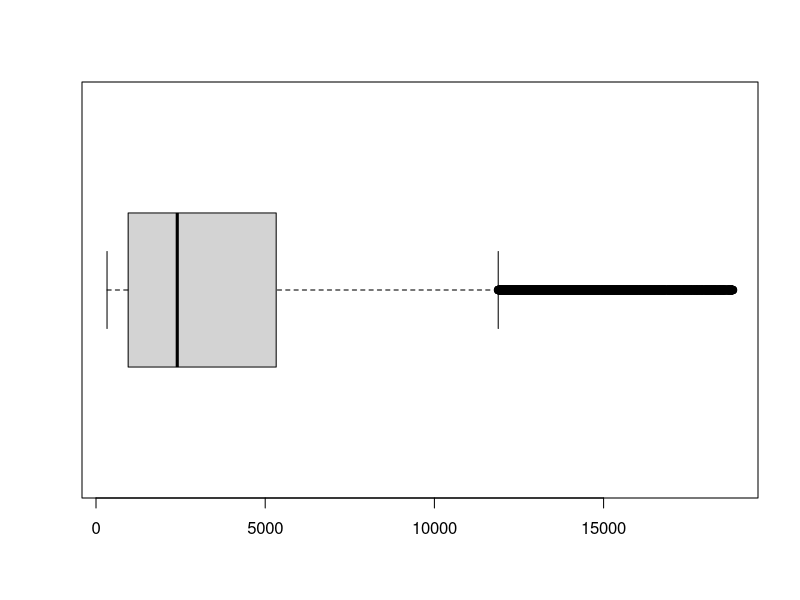
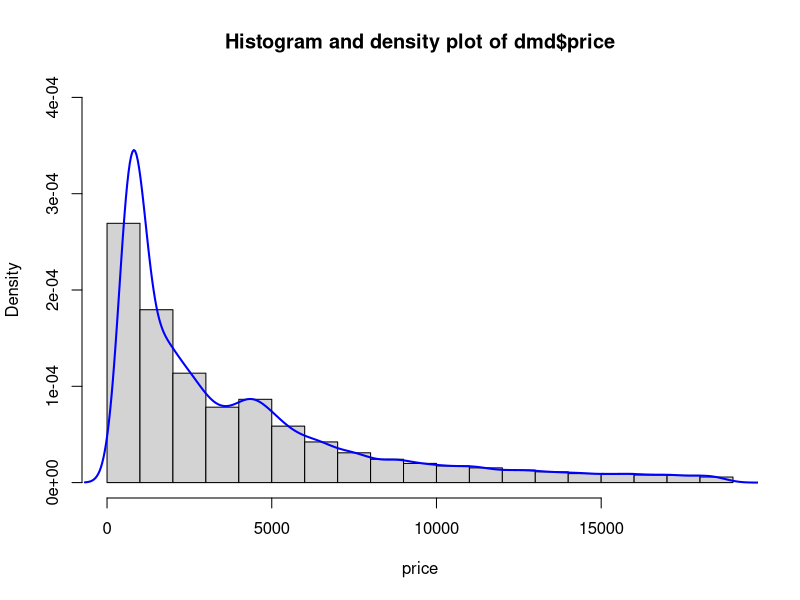
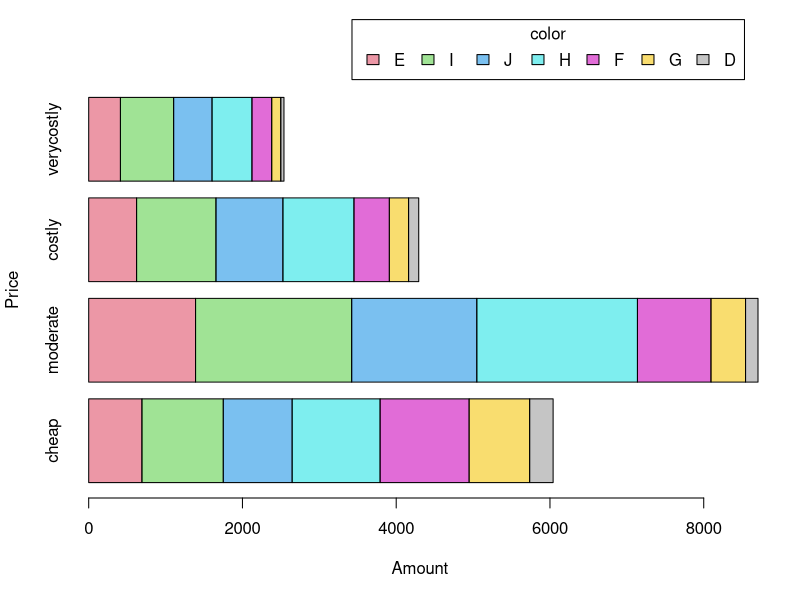
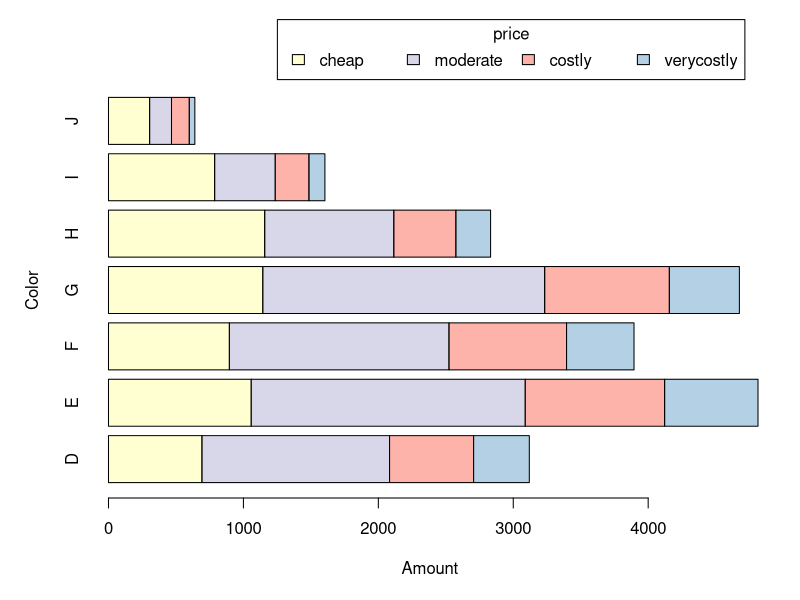
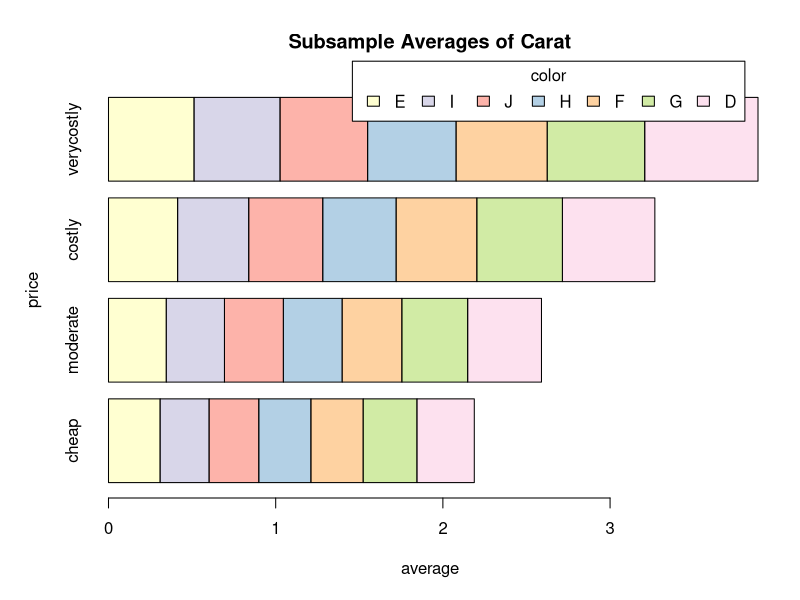
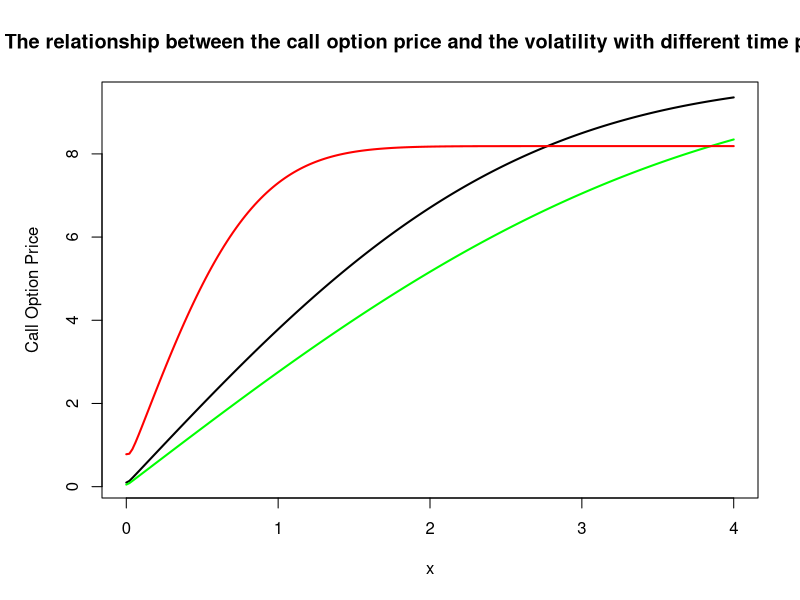
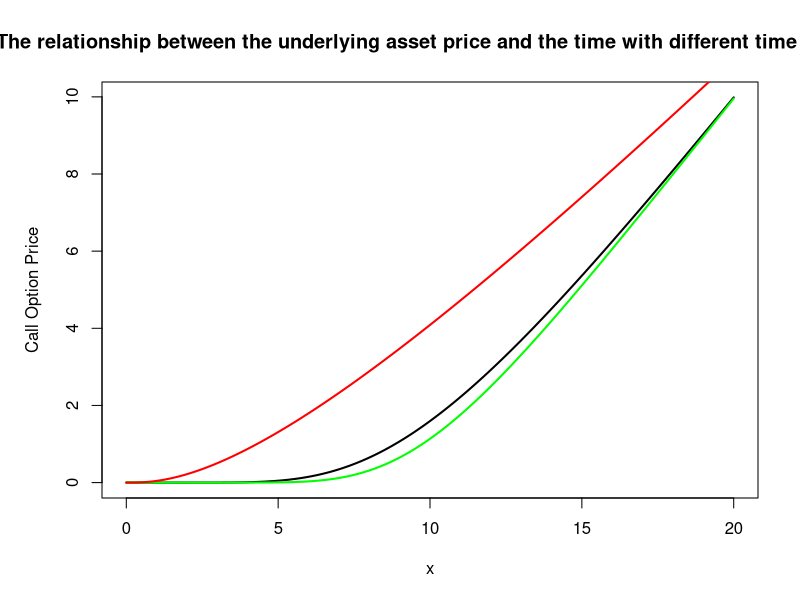

These charts were generated, in order, by the following R code:
## ---- chunk 1
knitr::opts_chunk$set(echo = TRUE, 
                      comment = "", 
                      dev.args = list(bg = 'lavender',                                       pointsize = 11))

library(kableExtra)
ptable = function(df,digits = getOption("digits"),size = 14){
  df %>% knitr::kable(digits = digits) %>% 
    kable_classic(lightable_options = c("striped", "hover", "condensed"),
                  fixed_thead = list(enabled = T, 
                                     background = "lavender"),
                  font_size = size, full_width = F,
                  html_font = "helvetica")
}
## ---- chunk 2
library(tidyverse)
dmd <- diamonds
head(dmd)
str(dmd)
## ---- chunk 3
library(skimr)
skim(dmd$price)
## ---- chunk 4
boxplot(dmd$price, horizontal= TRUE)
## ---- chunk 5
hist(dmd$price, ylim = c(0,0.0004), main='Histogram and density plot of dmd$price',freq=FALSE, xlab='price')
lines(density(dmd$price), col='blue', lwd=2)
## ---- chunk 6
price_40th <- quantile(diamonds$price, probs = 0.4)
dmd <- subset(diamonds, price <= price_40th)
## ---- chunk 7
dmd$Cprice <- cut(dmd$price, breaks = 4, labels = c("cheap", "moderate", "costly", "verycostly"))
# To ensure that we did it successfully
head(dmd) %>% ptable()
## ---- chunk 8
table(dmd$color, dmd$Cprice) %>% ptable()
## ---- chunk 9

barplot(table(dmd$color, dmd$Cprice), horiz = TRUE, col = palette("Set 3")[2:8] %>% alpha(0.6), 
        legend.text = unique(dmd$color), 
        args.legend = list(x = "topright", inset = c(0.02,-0.15), title = "color", horiz = TRUE),
        xlab = "Amount", ylab = "Price")
par(mar = c(5, 5, 4, 2) + 0.1)
## ---- chunk 10
table(dmd$Cprice, dmd$color)

barplot(table(dmd$Cprice, dmd$color), horiz = TRUE, col = palette("Set 3")[2:8] %>% alpha(0.6), 
        args.legend = list(x = "topright", inset = c(0.02,-0.15), title = "price", horiz = TRUE),
        legend.text = unique(dmd$Cprice),
        xlab = "Amount", ylab = "Color")
## ---- chunk 11
tapply(dmd$carat, list(dmd$color, dmd$Cprice), mean) %>% ptable()
## ---- chunk 12
mean_carat <- tapply(dmd$carat, list(dmd$color, dmd$Cprice), mean)

barplot(mean_carat, horiz = TRUE, 
        col = palette("Set 3")[2:8] %>% alpha(0.6), 
        main = "Subsample Averages of Carat", ylab="price", xlab="average",
        legend.text = unique(dmd$color),
        args.legend = list(x = "topright", horiz = TRUE, 
                           title = "color", inset = c(0.02,-0.05)))
## ---- chunk 13
tapply(dmd$carat, list(dmd$color, dmd$Cprice), mean) %>% 
  .[order(.[,1],decreasing = T),] %>% 
  .[,order(.[1,],decreasing = T)] %>% ptable()
## ---- chunk 14
callprice <- function(xt = 10, K = 10, t = 0, T = 1, R = 0.03, eta = 0.02, sigma = 0.4) {
  
  d1 <- (log(xt/K) + (R - eta + 0.5*sigma^2)*(T-t)) / (sigma*sqrt(T-t))
  d2 <- d1 - sigma*sqrt(T-t)
  
  N1 <- pnorm(d1)
  N2 <- pnorm(d2)
  
  call_price <- xt*exp(-eta*(T-t))*N1 - K*exp(-R*(T-t))*N2
  
  return(call_price)
  
}
## ---- chunk 15
ct = function(x,T)
{
  callprice(sigma = x, T = T)
}
## ---- chunk 16
curve(ct(x,T = 1), from = 0, to = 4, n = 200, main="The relationship between the call option price and the volatility with different time period", ylab='Call Option Price', lwd=2)
curve(ct(x,T = 0.5), from = 0, to = 4, n = 200, add = T, col = "green", lwd=2)
curve(ct(x,T = 10), from = 0, to = 4, n = 200, add = T, col = "red", lwd=2)
## ---- chunk 17
cxt = function(x,T)
{
  callprice(xt = x, T = T)
}

curve(cxt(x,T = 1), from = 0, to = 20, n = 200, main="The relationship between the underlying asset price and the time with different time period", ylab='Call Option Price', lwd=2)
curve(cxt(x,T = 0.5), from = 0, to = 20, n = 200, add = T, col = "green", lwd=2)
curve(cxt(x,T = 10), from = 0, to = 20, n = 200, add = T, col = "red", lwd=2)
